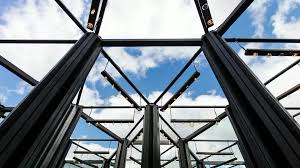
%> input picture zoom.jpg, 300 x 168 px
$ octave Task_5_Zooming_Shrinking.m   (GNU Octave 9; MATLAB toolbox functions it lacks are replaced by stand-ins)
%> lines starting %> are read from the running program, lines starting %| are printed output that depends on the picture
clc; clear; close all;

img = imread('zoom.jpg');
%> img is the input picture: size 168x300x3 uint8; mean R, G, B 124.5, 133.4, 141.5

scale = 2.5;
[rows, cols, ch] = size(img);
%> rows = 168; cols = 300; ch = 3
zoomed_image = zeros(scale*rows, scale*cols, ch, 'like', img);
%> zoomed_image: size 420x750x3 uint8; every value is 0

for r = 1:scale*rows
    for c = 1:scale*cols
        zoomed_image(r, c, :) = img(ceil(r/scale), ceil(c/scale), :);
    end
end
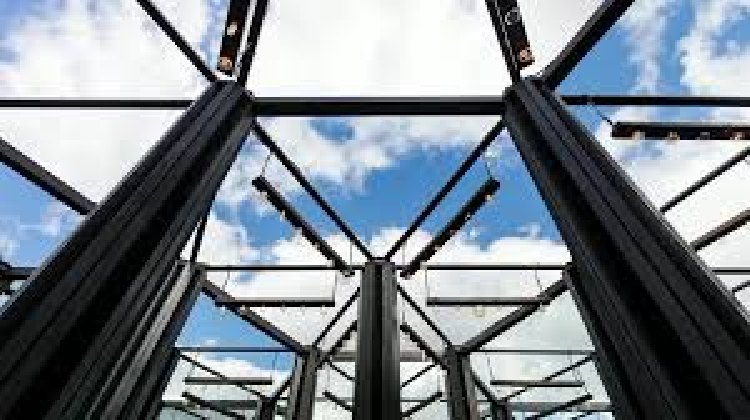
%> zoomed_image: size 420x750x3 uint8; mean R, G, B 124.4, 133.3, 141.4

scale = 0.5;
[rows, cols, ch] = size(img);
new_rows = floor(rows * scale);
%> new_rows = 84
new_cols = floor(cols * scale);
%> new_cols = 150
shrunk_image = zeros(new_rows, new_cols, ch, 'like', img);
%> shrunk_image: size 84x150x3 uint8; every value is 0

for r = 1:new_rows
    for c = 1:new_cols
        shrunk_image(r, c, :) = img(ceil(r / scale), ceil(c / scale), :);
    end
end
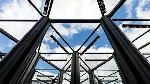
%> shrunk_image: size 84x150x3 uint8; mean R, G, B 123.9, 132.9, 140.9

zoomed_image_builtin = imresize(img, 2.5); % Zoom by factor of 2
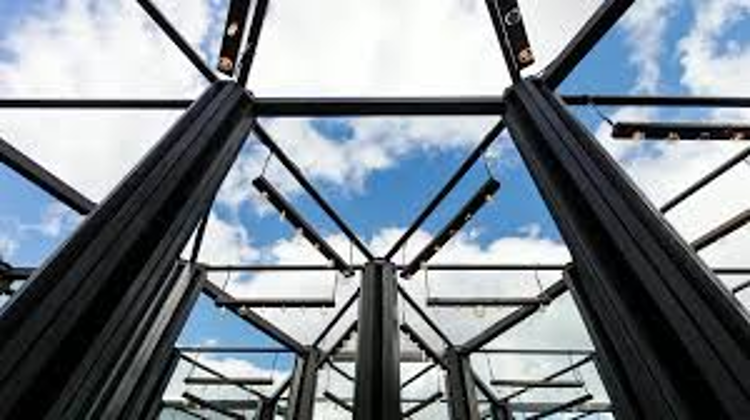
%> zoomed_image_builtin: size 420x750x3 uint8; mean R, G, B 124.6, 133.4, 141.5
shrunk_image_builtin = imresize(img, 0.5); % Shrink by factor of 0.5
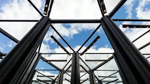
%> shrunk_image_builtin: size 84x150x3 uint8; mean R, G, B 124.5, 133.3, 141.5

figure;
subplot(2,2,1); imshow(zoomed_image_builtin); title('Zoomed Image builtin');
subplot(2,2,2); imshow(shrunk_image_builtin); title('Shrunk Image builtin');
subplot(2,2,3); imshow(zoomed_image); title('Zoomed Image');
subplot(2,2,4); imshow(shrunk_image); title('Shrunk Image');
